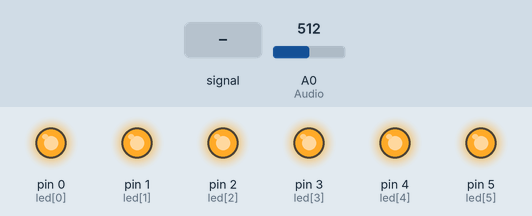
This sketch was run on a simulated Arduino Uno, built with avr-gcc and run on an emulated ATmega328P. On the bench: output pins drawn as LEDs (lit = HIGH). The inputs (shaded band) are chosen by the test bench; at power-on: A0 (Audio) = 512.

Above: at 1.2 s.
1.3 s: A0 (Audio) fed a 200 Hz sine of ±460 counts around its level
At 3.21 s:
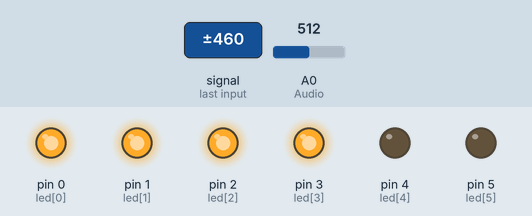
4.3 s: A0 (Audio) set to 219
5.8 s: A0 (Audio) set to 194
At 6.6 s:
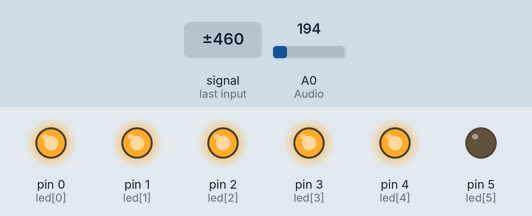
7.5 s: A0 (Audio) set to 167
At 8.7 s:
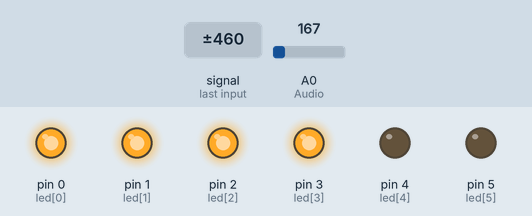
9.1 s: A0 (Audio) set to 153
10.6 s: A0 (Audio) set to 129
At 11.0 s:
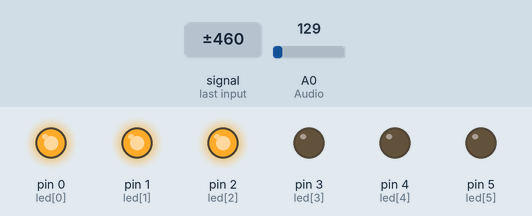
Timing chart, 0 to 13.2 s (numbered marks = the images above; inputs shaded):
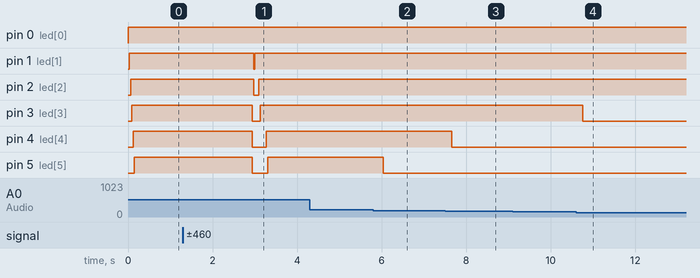

The sketch:

SoundLevel.ino
```cpp
    int led[6] = {0,1,2, 3, 4, 5}; // Assign the pins for the leds
    int Audio = A0;  // pins A and D of the microphone in A0 on the UNO board
    int s,i;
    void setup()
    {
    for (i = 0; i < 6; i++)
      pinMode(led[i], OUTPUT);
    }
    void loop()
    {
    s = analogRead(Audio);
    Serial.println(s);
    s = s / 35;      //Change the  sensitivity by changing Denominator
      if (s == 0)
       {
       for(i = 0; i < 6; i++)
         {
         digitalWrite(led[i], LOW);
         }
      }
      else
      {
       for (i = 0; i < s; i++)
        {
         digitalWrite(led[i], HIGH);
         delay(30);
        }
        for(i = i; i < 6; i++)
         {
          digitalWrite(led[i], LOW);
         }
      }
    }
```

Measured:
- the behaviour switches between 210 and 209 on A0 (Audio) (found by bisection; images 1 and 2)
- the behaviour switches between 175 and 174 on A0 (Audio) (found by bisection; images 2 and 3)
- the behaviour switches between 140 and 139 on A0 (Audio) (found by bisection; images 3 and 4)
- after the input at 1.3 s, pin 1 (led[1]): HIGH → LOW after 1.7 s, → HIGH 0.03 s later; pin 2 (led[2]): HIGH → LOW after 1.7 s, → HIGH 0.12 s later; pin 3 (led[3]): HIGH → LOW after 1.6 s, → HIGH 0.18 s later; pin 4 (led[4]): HIGH → LOW after 1.6 s, → HIGH 0.33 s later; pin 5 (led[5]): HIGH → LOW after 1.6 s, → HIGH 0.36 s later
- after the input at 4.3 s, every drawn part: stays the same
- after the input at 5.8 s, pin 5 (led[5]): HIGH → LOW after 0.24 s
- after the input at 7.5 s, pin 4 (led[4]): HIGH → LOW after 0.16 s
- after the input at 9.1 s, every drawn part: stays the same
- after the input at 10.6 s, pin 3 (led[3]): HIGH → LOW after 0.16 s
